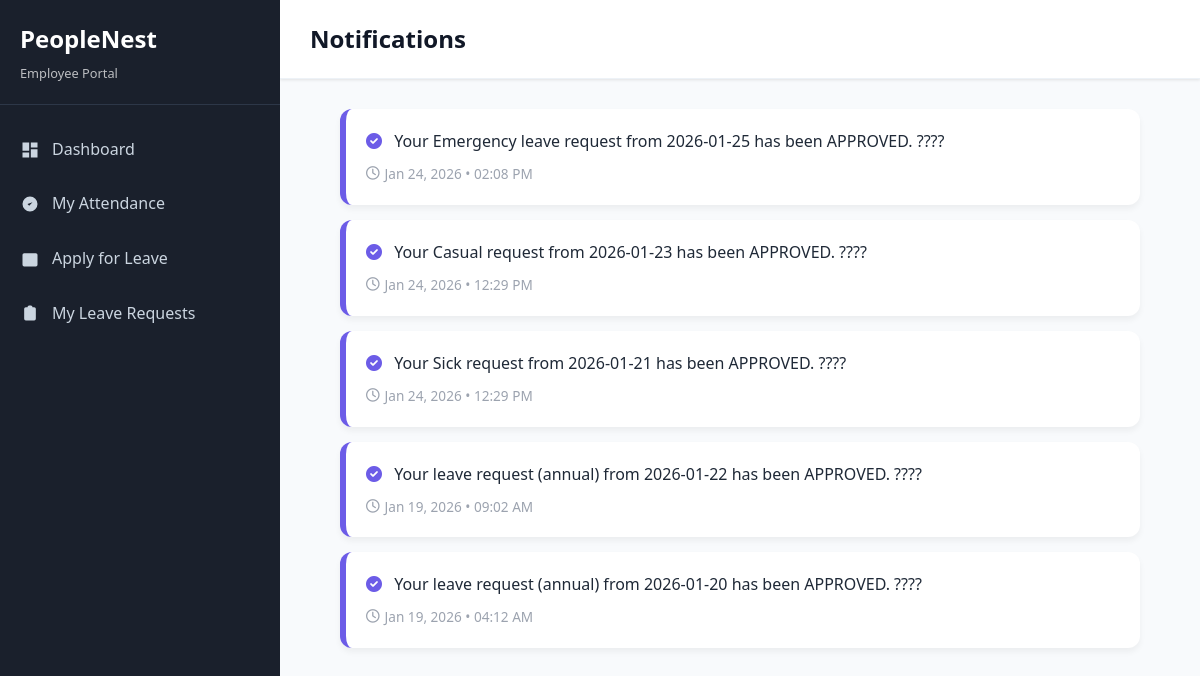
The page /notifications.php (signed in) on the database its author committed.
### tables this page shows
CREATE TABLE `notifications` (
  `id` int(11) NOT NULL,
  `user_id` int(11) NOT NULL,
  `message` text NOT NULL,
  `is_read` tinyint(1) DEFAULT 0,
  `created_at` timestamp NOT NULL DEFAULT current_timestamp()
);

### notifications.php (the view, shortened to what this page needs)
<?php
$database = new Database();
$conn = $database->getConnection();
$current_user_id = $_SESSION['user_id'];
$role = $_SESSION['role'];
$query = "SELECT * FROM notifications WHERE user_id = ? ORDER BY created_at DESC";
$stmt = $conn->prepare($query);
$stmt->execute([$current_user_id]);
$notifications = $stmt->fetchAll(PDO::FETCH_ASSOC);
?>
<!DOCTYPE html>
<html lang="en">
<head>
    <link rel="stylesheet" href="assets/css/style.css">
    <link rel="stylesheet" href="https://cdnjs.cloudflare.com/ajax/libs/font-awesome/6.0.0/css/all.min.css">
</head>
<body>
    <div class="dashboard-layout">
        <?php
        if ($role === 'admin') {
            include 'includes/admin-sidebar.php';
        } else {
            include 'includes/employee-sidebar.php';
        }
        ?>
        <div class="main-content">
            <div class="top-bar" style="padding: 20px 30px; background: white; border-bottom: 1px solid #edf2f7;">
                <h1 class="page-title" style="margin:0; font-size: 1.5rem; color: #111827;">Notifications</h1>
            </div>
            <div class="content-area" style="padding: 30px;">
                <div class="notif-container">
                    <?php if (empty($notifications)): ?>
                        <div class="empty-state">
                            <i class="fa-solid fa-bell-slash empty-icon"></i>
                            <h3>All caught up!</h3>
                            <p>No new notifications at this time.</p>
                        </div>
                    <?php else: ?>
                        <?php foreach ($notifications as $n): ?>
                            <div class="notif-item <?php echo ($role === 'admin') ? 'notif-admin' : ''; ?>">
                                <p class="notif-msg">
                                    <?php if ($role === 'admin'): ?>
                                        <i class="fa-solid fa-circle-exclamation" style="color: #f59e0b; margin-right: 8px;"></i>
                                    <?php else: ?>
                                        <i class="fa-solid fa-circle-check" style="color: #6c5ce7; margin-right: 8px;"></i>
                                    <?php endif; ?>
                                    <?php echo htmlspecialchars($n['message']); ?>
                                </p>
                                <div class="notif-time">
                                    <i class="fa-regular fa-clock"></i>
                                    <?php echo date('M d, Y • h:i A', strtotime($n['created_at'])); ?>
                                </div>
                            </div>
                        <?php endforeach; ?>
                    <?php endif; ?>
                </div>
            </div>
        </div>
    </div>
</body>
</html>

### assets/css/style.css (style rules this page uses)
* { margin: 0; padding: 0; box-sizing: border-box; }
body { font-family: "Segoe UI", Tahoma, Geneva, Verdana, sans-serif; line-height: 1.6; color: #333; background-color: #f8fafc; }
.dashboard-layout { display: flex; min-height: 100vh; }
.main-content { flex: 1; margin-left: 280px; background-color: #f8fafc; }
.top-bar { background: white; padding: 15px 30px; border-bottom: 1px solid #e2e8f0; display: flex; justify-content: space-between; align-items: center; box-shadow: 0 1px 3px rgba(0, 0, 0, 0.1); }
.page-title { font-size: 1.5rem; font-weight: 600; color: #1a202c; }
.content-area { padding: 30px; }

### notifications.php (style rules this page uses)
.notif-container { max-width: 800px; margin: 0 auto; }
.notif-item { background: #fff; border-radius: 12px; padding: 20px; margin-bottom: 15px; border-left: 6px solid #6c5ce7; box-shadow: 0 4px 6px rgba(0,0,0,0.05); transition: transform 0.2s; }
.notif-msg { margin: 0 0 10px 0; color: #1f2937; font-size: 1rem; line-height: 1.5; }
.notif-time { font-size: 0.85em; color: #9ca3af; display: flex; align-items: center; gap: 5px; }

### rows shown on the page
notifications: message "Your Emergency leave request from 2026-01-25 has been APPROVED. ????", created_at "Jan 24, 2026 • 02:08 PM"
notifications: message "Your Casual request from 2026-01-23 has been APPROVED. ????", created_at "Jan 24, 2026 • 12:29 PM"
notifications: message "Your Sick request from 2026-01-21 has been APPROVED. ????", created_at "Jan 24, 2026 • 12:29 PM"
notifications: message "Your leave request (annual) from 2026-01-22 has been APPROVED. ????", created_at "Jan 19, 2026 • 09:02 AM"
notifications: message "Your leave request (annual) from 2026-01-20 has been APPROVED. ????", created_at "Jan 19, 2026 • 04:12 AM"
